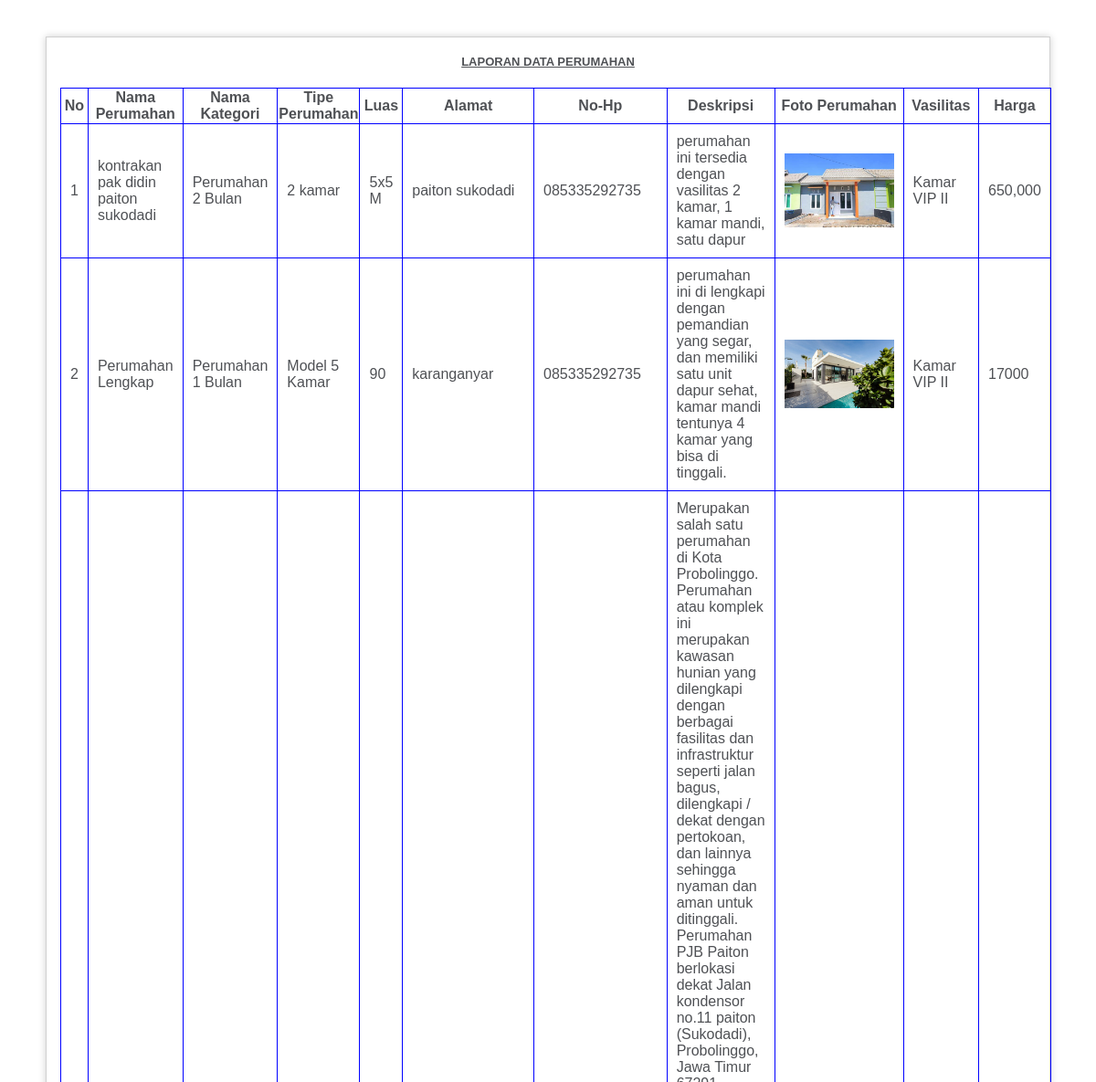
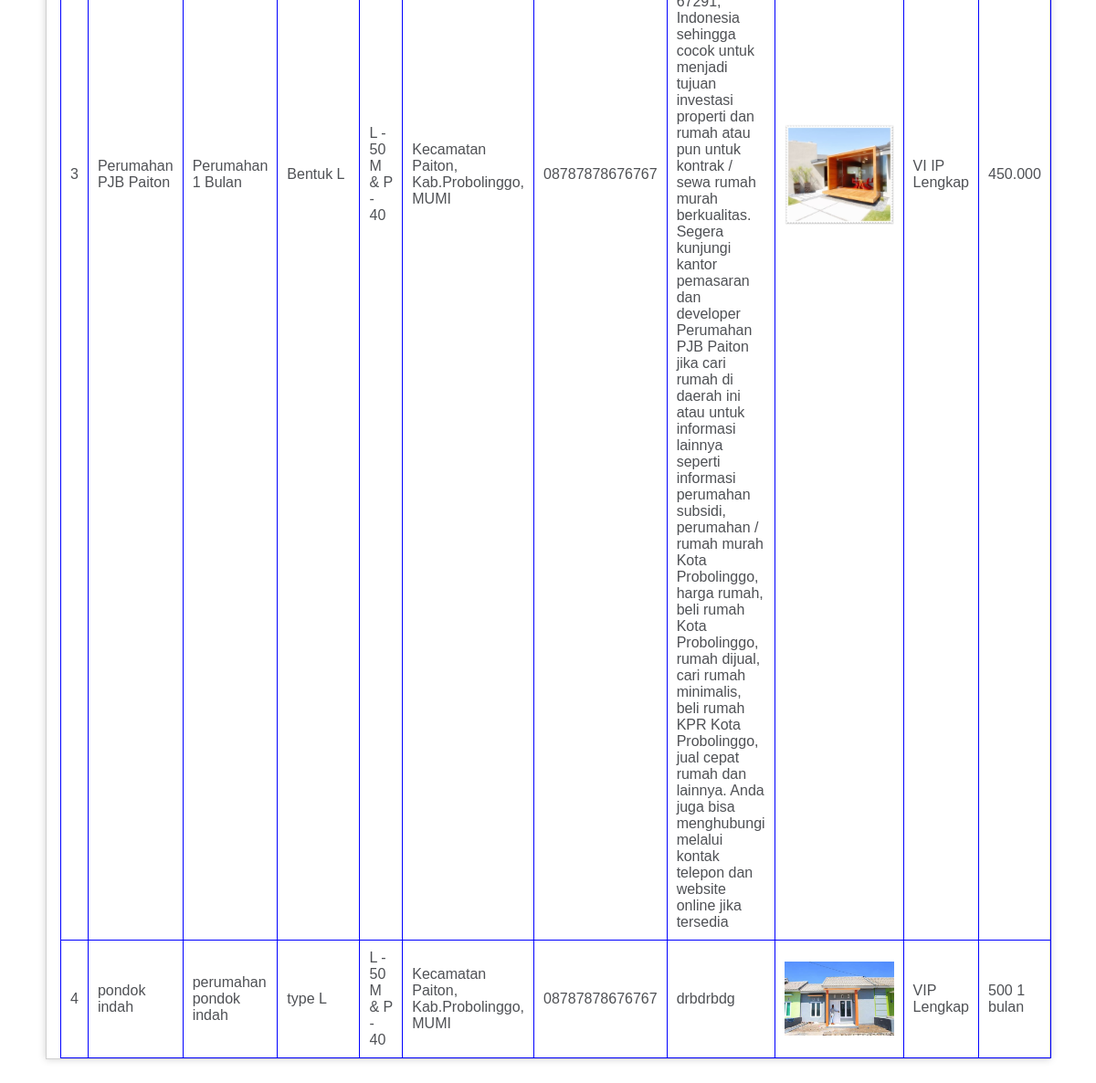
/LP_perumahan/, run on the app's committed database (2 pictures, top to bottom).
### Aplikasi_Web_Perumahan2022/models.py (models this page shows, shortened)
class Model_perumahan(models.Model):
	nama_perumahan	= models.CharField(max_length = 1200)
	nama_kategori	= models.CharField(max_length = 1200)
	tipe_perumahan	=models.CharField(max_length = 1200)
	luas	=models.CharField(max_length = 25)
	alamat	= models.CharField(max_length = 1200)
	nohp	= models.CharField(max_length = 1200)
	deskripsi	= models.CharField(max_length = 1200)
	foto_perumahan	=models.ImageField(upload_to ='Berkas/', null=True)
	vasilitas	= models.CharField(max_length = 1200)
	harga	= models.CharField(max_length = 1200)
	published = models.DateTimeField(auto_now_add = True)
	updated = models.DateTimeField(auto_now = True)

### Aplikasi_Web_Perumahan2022/views.py (the view)
# urls.py: url(r'^LP_perumahan/$',LP_perumahan, name="LP_perumahan"),
def LP_perumahan(request):
	tampil = Model_perumahan.objects.all()
	context = {
	'tampil': tampil,
	}
	return render(request, 'Master_data/laporan/lp_perumahan.html',  context)

### Aplikasi_Web_Perumahan2022/templates/Master_data/laporan/lp_perumahan.html (shortened to what this page needs)
<html>
<head>
  <link href="/static/js_print/styles.css" rel="stylesheet" type="text/css" />
</head>
<body>
<div id="container">
<div id="body">
<div align="center">
<h4><strong><u>LAPORAN DATA PERUMAHAN</u></strong></h4>
</div>
<table id="example1" class="table table-bordered table-striped">
                      <thead>
                        <tr>
                          <th>No</th>
                          <th>Nama Perumahan</th>
                          <th>Nama Kategori</th>
                          <th>Tipe Perumahan</th>
                          <th>Luas</th>
                          <th>Alamat</th>
                          <th>No-Hp</th>
                          <th>Deskripsi</th>
                          <th>Foto Perumahan</th>
                          <th>Vasilitas</th>
                          <th>Harga</th>
                        </tr>
                      </thead>
                      <tbody>
                        {% for tampil in tampil %}
                        <tr>
                          <td>{{forloop.counter}}</td>
                          <td>{{tampil.nama_perumahan}}</td>
                          <td>{{tampil.nama_kategori}}</td>
                          <td>{{tampil.tipe_perumahan}}</td>
                          <td>{{tampil.luas}}</td>
                          <td>{{tampil.alamat}}</td>
                          <td>{{tampil.nohp}}</td>
                          <td>{{tampil.deskripsi}}</td>
                          <td><img src="{{tampil.foto_perumahan.url}}" style="width:120px"></td>
                          <td>{{tampil.vasilitas}}</td>
                          <td>{{tampil.harga}}</td>
                        </tr>
                        {% endfor %}
                      </tbody>
                    </table>
                  </div>
                </div>
              </body>
              </html>

### Aplikasi_Web_Perumahan2022/static/js_print/styles.css (style rules this page uses)
body { background-color: #fff; margin: 40px; font: 13px/20px normal Helvetica, Arial, sans-serif; color: #4F5155; }
#body { margin: 0 15px 0 15px; }
#container { margin: 10px; border: 1px solid #D0D0D0; box-shadow: 0 0 8px #D0D0D0; }

### Aplikasi_Web_Perumahan2022/templates/Master_data/laporan/lp_perumahan.html (style rules this page uses)
table { border-collapse: collapse; width: 100%; }
table, th, td { border: 1px solid blue; }
td { padding: 10px; text-align: left; }

### data on the page
Model_perumahan: nama_perumahan "kontrakan pak didin paiton sukodadi", nama_kategori "Perumahan 2 Bulan", tipe_perumahan "2 kamar", luas "5x5 M", alamat "paiton sukodadi", nohp "085335292735", deskripsi "perumahan ini tersedia dengan vasilitas 2 kamar, 1 kamar mandi, satu dapur", foto_perumahan (picture), vasilitas "Kamar VIP II", harga "650,000"
Model_perumahan: nama_perumahan "Perumahan Lengkap", nama_kategori "Perumahan 1 Bulan", tipe_perumahan "Model 5 Kamar", luas "90", alamat "karanganyar", nohp "085335292735", deskripsi "perumahan ini di lengkapi dengan pemandian yang segar, dan memiliki satu unit dapur sehat, kamar mandi tentunya 4 kamar yang bisa di tinggali.", foto_perumahan (picture), vasilitas "Kamar VIP II", harga "17000"
Model_perumahan: nama_perumahan "Perumahan PJB Paiton", nama_kategori "Perumahan 1 Bulan", tipe_perumahan "Bentuk L", luas "L - 50 M & P - 40", alamat "Kecamatan Paiton, Kab.Probolinggo, MUMI", nohp "08787878676767", deskripsi "Merupakan salah satu perumahan di Kota Probolinggo. Perumahan atau komplek ini merupakan kawasan hunian yang dilengkapi dengan berbagai fasilitas dan infrastruktur seperti jalan bagus, dilengkapi / dekat dengan pertokoan, dan lainnya sehingga nyaman dan aman untuk ditinggali. Perumahan PJB Paiton berlokasi dekat Jalan kondensor no.11 paiton (Sukodadi), Probolinggo, Jawa Timur 67291, Indonesia sehingga cocok untuk menjadi tujuan investasi properti dan rumah atau pun untuk kontrak / sewa rumah murah berkualitas. Segera kunjungi kantor pemasaran dan developer Perumahan PJB Paiton jika cari rumah di daerah ini atau untuk informasi lainnya seperti informasi perumahan subsidi, perumahan / rumah…", foto_perumahan (picture), vasilitas "VI IP Lengkap", harga "450.000"
Model_perumahan: nama_perumahan "pondok indah", nama_kategori "perumahan pondok indah", tipe_perumahan "type L", luas "L - 50 M & P - 40", alamat "Kecamatan Paiton, Kab.Probolinggo, MUMI", nohp "08787878676767", deskripsi "drbdrbdg", foto_perumahan (picture), vasilitas "VIP Lengkap", harga "500 1 bulan"
